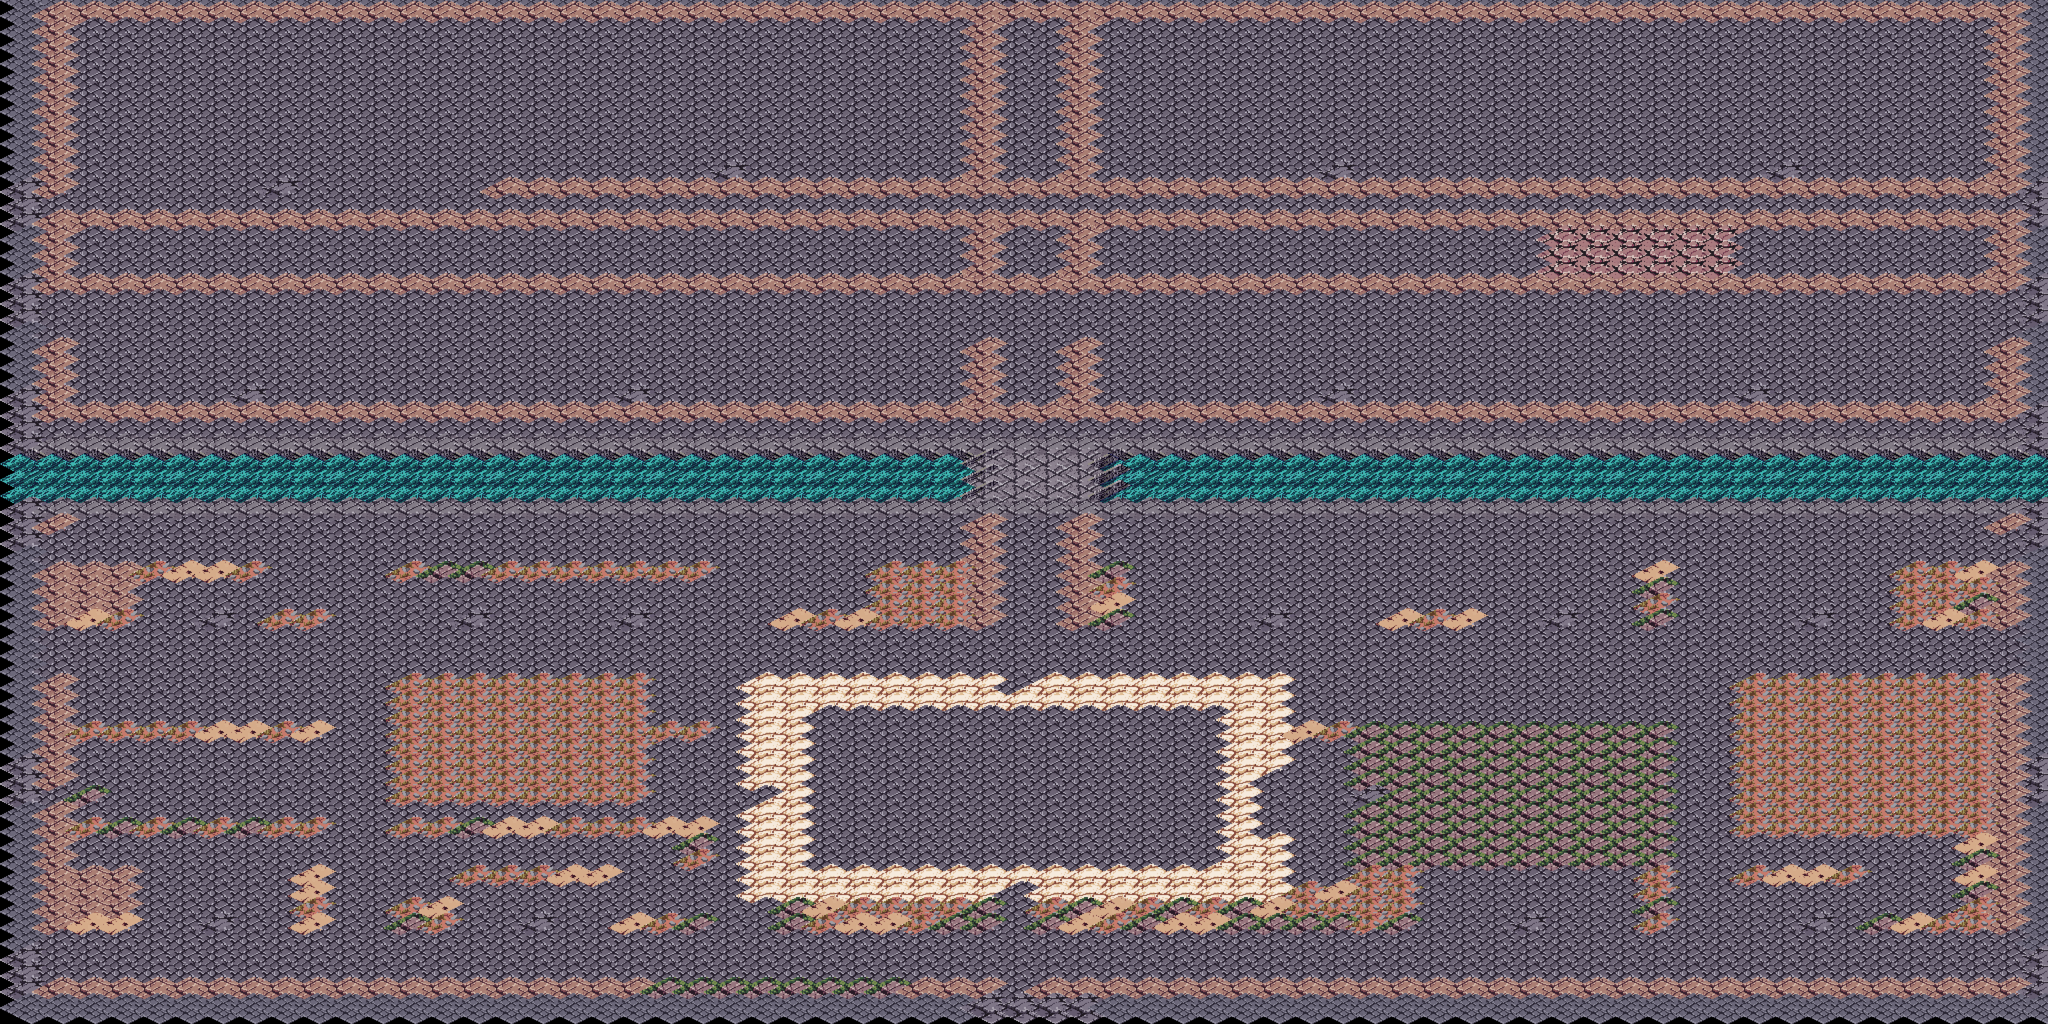

Below is a game level as drawn by its tile map, then a one-line description and the .tmx that defines it (tile-layer data replaced by summaries):
An orthogonal 64x64 tile map with 64x32 px tiles, 1 tile layer (suelo).

<map version="1.10" orientation="orthogonal" renderorder="right-down" width="64" height="64" tilewidth="64" tileheight="32" infinite="0" nextlayerid="2" nextobjectid="1">
 <tileset firstgid="1" name="terreno_mundo" tilewidth="128" tileheight="64" tilecount="203" columns="8">
  <image source="../textures/../textures/terreno_mundo.png" width="1024" height="1664" />
  <tile id="13">
   <properties>
    <property name="collision" type="bool" value="true" />
   </properties>
  </tile>
  <tile id="41">
   <properties>
    <property name="collision" type="bool" value="true" />
   </properties>
  </tile>
  <tile id="46">
   <properties>
    <property name="collision" type="bool" value="true" />
   </properties>
  </tile>
  <tile id="47">
   <properties>
    <property name="collision" type="bool" value="true" />
   </properties>
  </tile>
  <tile id="48">
   <properties>
    <property name="collision" type="bool" value="true" />
   </properties>
  </tile>
  <tile id="49">
   <properties>
    <property name="collision" type="bool" value="true" />
   </properties>
  </tile>
  <tile id="50">
   <properties>
    <property name="collision" type="bool" value="true" />
   </properties>
  </tile>
  <tile id="51">
   <properties>
    <property name="collision" type="bool" value="true" />
   </properties>
  </tile>
  <tile id="76">
   <properties>
    <property name="collision" type="bool" value="true" />
   </properties>
  </tile>
  <tile id="77">
   <properties>
    <property name="collision" type="bool" value="true" />
   </properties>
  </tile>
  <tile id="78">
   <properties>
    <property name="collision" type="bool" value="true" />
   </properties>
  </tile>
  <tile id="79">
   <properties>
    <property name="collision" type="bool" value="true" />
   </properties>
  </tile>
  <tile id="88">
   <properties>
    <property name="collision" type="bool" value="true" />
   </properties>
  </tile>
  <tile id="89">
   <properties>
    <property name="collision" type="bool" value="true" />
   </properties>
  </tile>
  <tile id="91">
   <properties>
    <property name="collision" type="bool" value="true" />
   </properties>
  </tile>
  <tile id="97">
   <properties>
    <property name="collision" type="bool" value="true" />
   </properties>
  </tile>
  <tile id="98">
   <properties>
    <property name="collision" type="bool" value="true" />
   </properties>
  </tile>
  <tile id="99">
   <properties>
    <property name="collision" type="bool" value="true" />
   </properties>
  </tile>
  <tile id="100">
   <properties>
    <property name="collision" type="bool" value="true" />
   </properties>
  </tile>
  <tile id="101">
   <properties>
    <property name="collision" type="bool" value="true" />
   </properties>
  </tile>
  <tile id="102">
   <properties>
    <property name="collision" type="bool" value="true" />
   </properties>
  </tile>
  <tile id="103">
   <properties>
    <property name="collision" type="bool" value="true" />
   </properties>
  </tile>
  <tile id="104">
   <properties>
    <property name="collision" type="bool" value="true" />
   </properties>
  </tile>
  <tile id="105">
   <properties>
    <property name="collision" type="bool" value="true" />
   </properties>
  </tile>
 </tileset>
 <layer id="1" name="suelo" width="64" height="64">
  <data>[4096 cells, 4096 non-empty, 35 distinct tile ids]</data>
 </layer>
</map>
